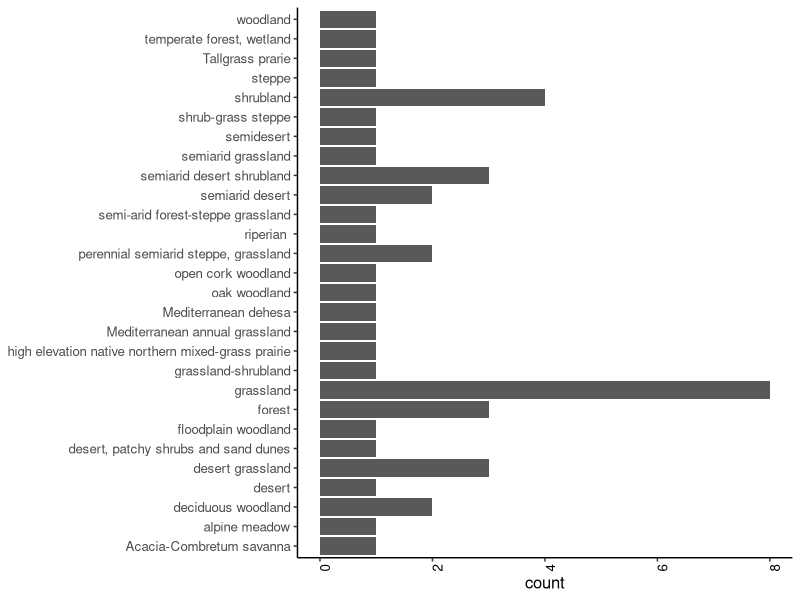
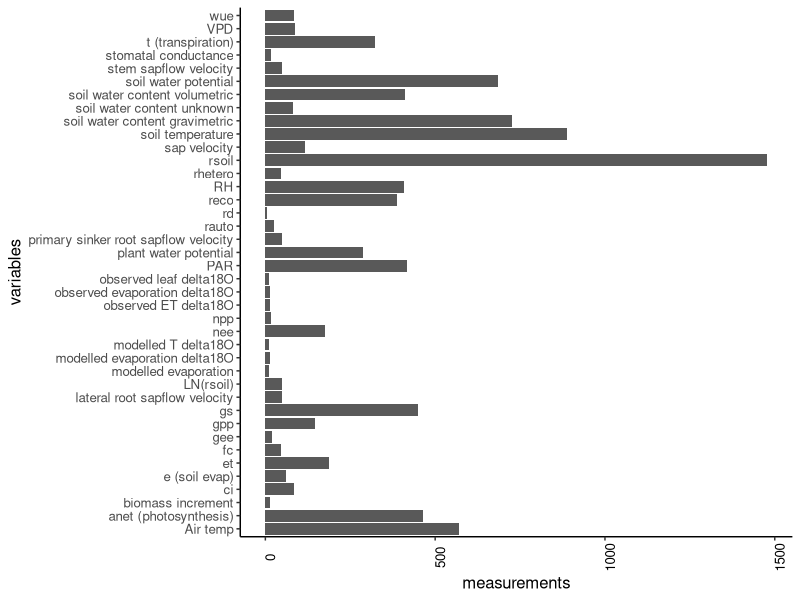
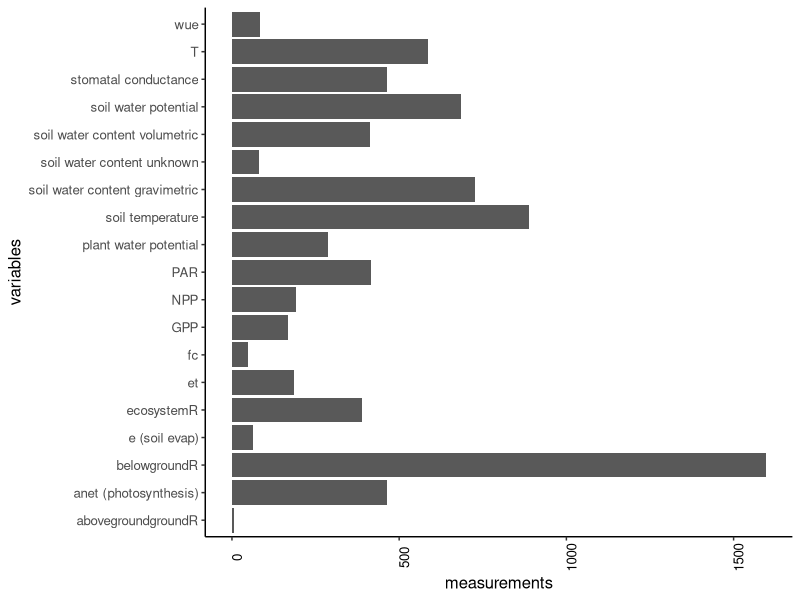

Recreate these plots in R, in order.
### This script will input the combined pulse meta-analysis extraction csv files
### create figures that summarize the collection
### and select variables for prelim analysis


library(tidyverse)
library(ggplot2)
library(gridExtra)
library(cowplot)
library(lubridate)


# Import data
dataIN_study = read.csv("./data_raw/Combined_study-source_info.csv", header = TRUE, skip = 1)
dataIN_pulse = read.csv("./data_raw/Combined_pulse-plot_info.csv", header = TRUE, skip = 1)
dataIN_record = read.csv("./data_raw/Combined_record_info.csv", header = TRUE, skip = 1)


# Make paper column for counting
d_study <- dataIN_study %>% mutate(paper = substr(Study.ID,1L,3L)) # extract first character

total_papers <- unique(d_study$paper)
length(total_papers)

### Make vegetation count graph

d_veg_count <- d_study %>%
  count(Vegetation.type)
d_veg_count <- d_veg_count[-1,]
d_veg_count <- d_veg_count %>%
  mutate()

# The parentheses here just automatically call the plot
  # similar to just typing p_veg after
(p_veg <- ggplot(d_veg_count) +
  geom_bar(aes(x=n, y=Vegetation.type), position="dodge", stat = "identity") +
  labs(title = NULL, y = NULL, x = "count") +
  theme(legend.position = "right",
        legend.title = element_blank(),
        legend.text=element_text(size=9),
        text = element_text(size=12),
        panel.background = element_rect(fill="white"),
        axis.line = element_line(color = "black"),
        axis.text.x = element_text(colour="black", angle = 90),
        plot.title = element_text(hjust = 0.5)))

if(!file.exists("plots")) { dir.create("plots")} # create plots folder if it doesn't exist
path_out = "./plots/" # set save path

ggsave2("p_veg.png", plot = p_veg, path = path_out) # save veg type count plot

### Count natural and experimental pulses

length(dataIN_pulse$Pulse.ID) #682 (687 - blanks)

d_pulse_nat <- dataIN_pulse$Pulse.type[which(dataIN_pulse$Pulse.type == "Natural")] #168
d_pulse_exp <- dataIN_pulse$Pulse.type[which(dataIN_pulse$Pulse.type == "Experimental/applied")] #504
# 672 total, some were not filled out


### Make variable count graph
d_var_count <- dataIN_record %>%
  count(Variable)

(p_var <- ggplot(d_var_count) +
    geom_bar(aes(x=n, y=Variable), position="dodge", stat = "identity") +
    labs(title = NULL, y = "variables", x = "measurements") +
    theme(legend.position = "right",
          legend.title = element_blank(),
          legend.text=element_text(size=9),
          text = element_text(size=12),
          panel.background = element_rect(fill="white"),
          axis.line = element_line(color = "black"),
          axis.text.x = element_text(colour="black", angle = 90),
          plot.title = element_text(hjust = 0.5)))

ggsave2("p_var.png", plot = p_var, path = path_out)


### Here I made a map of the lat and long points, but some of the points don't seem real/ need to be checked

#library(sf)

#locations <- d_study %>%
#  select(lat = Latitude, long = Longitude)

# remove 30, 39, 40 because they don't seem real
#locations <- locations[-c(30,39,40),]
#locations <-  locations[complete.cases(locations [,1:2]),]

#my_sf <- st_as_sf(locations, coords = c('long', 'lat'))

#my_sf <- st_set_crs(my_sf, crs = 4326)
                  
#Plot it:
                  
#ggplot(my_sf) + 
#  geom_sf()

#plot(locations$long, locations$lat)


### Combine variable names that are the same, 
### drop variable names we don't need yet for the prelim analysis 
### (see 11/3 /21 meeting notes)

# Drop rows with variables we don't care about right now
# Combine variable names in a new row
# If the newVariable column has NAs, fill in with Variable column
d_record <- dataIN_record %>%
  filter(!Variable %in% c("RH", "VPD", "Air temp", "observed leaf delta18O", "observed evaporation delta18O", "observed ET delta18O",
                          "modelled T delta18O", "modelled evaporation delta18O", "observed leaf delta18O", "Euclidean distance from orgin",
                          "Euclidean distance", "Cumulative euclidean distance", "biomass increment", "ci", "modelled evaporation")) %>%
  mutate(newVariable = case_when(Variable %in% c("rsoil", "rhetero", "rauto", "LN(rsoil)") ~ "belowgroundR",
                                 Variable %in% c("rd") ~ "abovegroundgroundR",
                                 Variable %in% c("reco") ~ "ecosystemR",
                                 Variable %in% c("npp", "nee") ~ "NPP",
                                 Variable %in% c("gpp", "gee") ~ "GPP",
                                 Variable %in% c("gs", "stomatal conductance") ~ "stomatal conductance",
                                 Variable %in% c("VWC", "soil water content") ~ "soil water content",
                                 Variable %in% c("stem sapflow velocity", "sap velocity", "root sap velocity" , 
                                                 "lateral root sapflow velocity", "primary sinker root sapflow velocity", "t (transpiration)") ~ "T"),
         newVariable = ifelse(is.na(newVariable), Variable, newVariable))
        
  # should we also combine anet and PAR?

(var_names <- unique(d_record$newVariable)) # check the new variable names

### Make a new variable count plot
d_var_count <- d_record %>%
  count(newVariable)


(p_var_filtered <- ggplot(d_var_count) +
    geom_bar(aes(x=n, y=newVariable), position="dodge", stat = "identity") +
    labs(title = NULL, y = "variables", x = "measurements") +
    theme(legend.position = "right",
          legend.title = element_blank(),
          legend.text=element_text(size=9),
          text = element_text(size=12),
          panel.background = element_rect(fill="white"),
          axis.line = element_line(color = "black"),
          axis.text.x = element_text(colour="black", angle = 90),
          plot.title = element_text(hjust = 0.5)))

ggsave2("p_var_filtered.png", plot = p_var_filtered, path = path_out)



